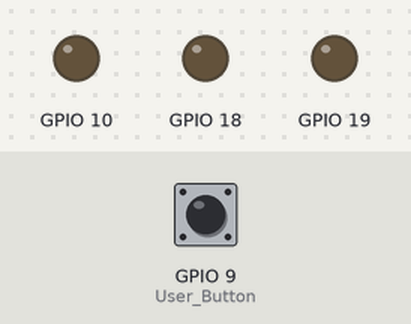
This program was run on a simulated ESP32-C3. On the bench: output pins drawn as LEDs (lit = HIGH). Dashed ring = blinking. Inputs (shaded band) come from the test bench; at power-on: GPIO 9 (User_Button) HIGH.

Above: at 5.4 s.
5.5 s: GPIO 9 (User_Button) pulled LOW for 0.15 s
At 6.0 s:
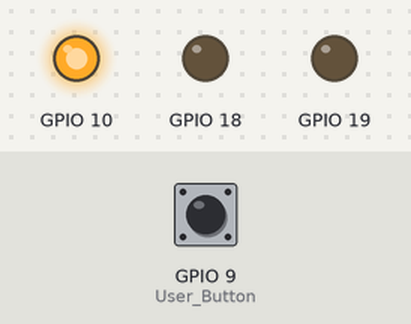
8.6 s: GPIO 9 (User_Button) pulled LOW for 1 s
11.1 s: GPIO 9 (User_Button) pulled LOW for 3.2 s
At 19.56 s:
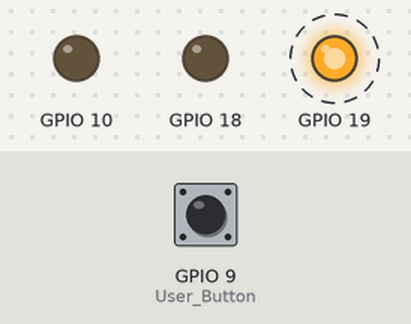
Timing chart, 0 to 27.8 s (numbered marks = the images above; inputs shaded):
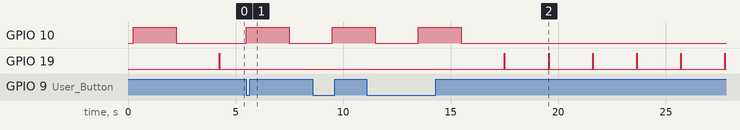

Measured:
- after the input at 5.5 s, GPIO 10: LOW → HIGH at once, → LOW 2.0 s later; GPIO 19: stops changing and stays LOW
- after the input at 8.6 s, GPIO 10: LOW → HIGH after 0.90 s; GPIO 19: stays LOW (without the input it goes to HIGH after 0.90 s)

The program:

main.cpp
```cpp
/*
  Dave Williams, DitroniX 2019-2024 (ditronix.net)
  Full header information in README

  This test code is OPEN SOURCE and formatted for easier viewing.  Although is is not intended for real world use, it may be freely used, or modified as needed.
  It is distributed on an "AS IS" BASIS, WITHOUT WARRANTIES OR CONDITIONS OF ANY KIND, either express or implied.

  Further information, details and examples can be found on our website and also GitHub wiki pages:
  * github.com/DitroniX
  * github.com/DitroniX/IBEM-IoT-Battery-Energy-Monitor
  * hackster.io/DitroniX/ibem-esp32c3-iot-battery-energy-monitor-solar-inverters-0342b1
*/

// Libraries
#include <Arduino.h>
#include <RGBLed.h> //https://github.com/wilmouths/RGBLed

// ****************  VARIABLES / DEFINES / STATIC / STRUCTURES / CONSTANTS ****************

volatile bool state = LOW;
unsigned long lastISRmillis = 0L;

// ******************************** INPUTS ********************************
#define User_Button 9 // User Button also Manual PGM

// ******************************** OUTPUTS ********************************
#define LED_Red 10   // User RGB
#define LED_Green 18 // User RGB
#define LED_Blue 19  // User RGB

// **************** INSTANCES ****************

RGBLed led(LED_Red, LED_Green, LED_Blue, RGBLed::COMMON_CATHODE);

// **************** FUNCTIONS AND ROUTINES ****************

// Dummy Routine Triggered From Button Press
void ISR_button_pressed(void)
{
  led.flash(RGBLed::RED, 2000);
}

// **************** SETUP ****************
void setup()
{
  // Stabalise
  delay(250);

  // Initialise UART
  Serial.begin(115200, SERIAL_8N1); // 115200
  while (!Serial)
    ;
  Serial.println("");

  // Test LED
  ISR_button_pressed();

  // Button Input.  INPUT_PULLUP Optional as board has a pullup resistor
  pinMode(User_Button, INPUT);
  attachInterrupt(digitalPinToInterrupt(User_Button), ISR_button_pressed, FALLING);
}

// **************** LOOP ****************
void loop(void)
{
  // Heatbeat
  led.flash(RGBLed::BLUE, 25);

  // Dummy Various Routines
  delay(2000);
}
```
